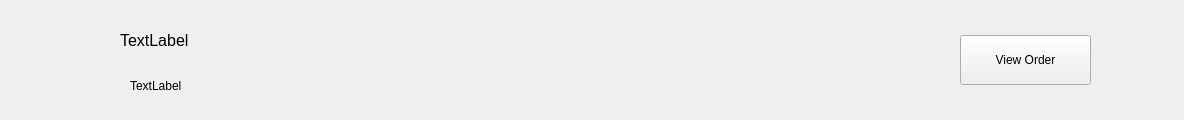
<?xml version="1.0" encoding="UTF-8"?>
<ui version="4.0">
 <class>OrderItem</class>
 <widget class="QWidget" name="OrderItem">
  <property name="geometry">
   <rect>
    <x>0</x>
    <y>0</y>
    <width>1184</width>
    <height>120</height>
   </rect>
  </property>
  <property name="windowTitle">
   <string>Form</string>
  </property>
  <widget class="QLabel" name="orderID">
   <property name="geometry">
    <rect>
     <x>120</x>
     <y>20</y>
     <width>361</width>
     <height>41</height>
    </rect>
   </property>
   <property name="font">
    <font>
     <pointsize>12</pointsize>
    </font>
   </property>
   <property name="text">
    <string>TextLabel</string>
   </property>
  </widget>
  <widget class="QLabel" name="isFinished">
   <property name="geometry">
    <rect>
     <x>130</x>
     <y>70</y>
     <width>91</width>
     <height>31</height>
    </rect>
   </property>
   <property name="text">
    <string>TextLabel</string>
   </property>
  </widget>
  <widget class="QPlainTextEdit" name="orderInfo">
   <property name="geometry">
    <rect>
     <x>460</x>
     <y>0</y>
     <width>331</width>
     <height>120</height>
    </rect>
   </property>
   <property name="font">
    <font>
     <pointsize>12</pointsize>
    </font>
   </property>
   <property name="styleSheet">
    <string notr="true">background: transparent</string>
   </property>
   <property name="readOnly">
    <bool>true</bool>
   </property>
  </widget>
  <widget class="QPushButton" name="pushButton">
   <property name="geometry">
    <rect>
     <x>960</x>
     <y>35</y>
     <width>131</width>
     <height>50</height>
    </rect>
   </property>
   <property name="text">
    <string>View Order</string>
   </property>
  </widget>
  <widget class="QLabel" name="isFinishedIcon">
   <property name="geometry">
    <rect>
     <x>15</x>
     <y>15</y>
     <width>80</width>
     <height>80</height>
    </rect>
   </property>
   <property name="text">
    <string/>
   </property>
  </widget>
 </widget>
 <resources/>
 <connections/>
</ui>
